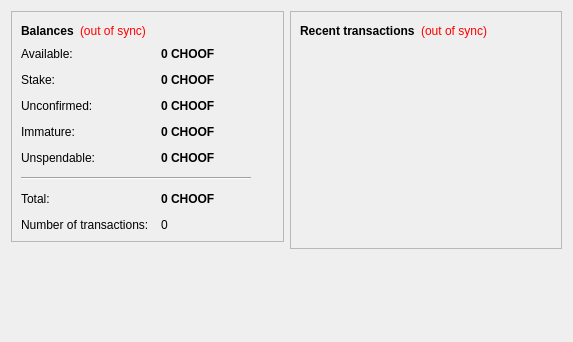
<?xml version="1.0" encoding="UTF-8"?>
<ui version="4.0">
 <class>OverviewPage</class>
 <widget class="QWidget" name="OverviewPage">
  <property name="geometry">
   <rect>
    <x>0</x>
    <y>0</y>
    <width>573</width>
    <height>342</height>
   </rect>
  </property>
  <property name="windowTitle">
   <string>Form</string>
  </property>
  <layout class="QHBoxLayout" name="horizontalLayout" stretch="1,1">
   <item>
    <layout class="QVBoxLayout" name="verticalLayout_2">
     <item>
      <widget class="QFrame" name="frame">
       <property name="frameShape">
        <enum>QFrame::StyledPanel</enum>
       </property>
       <property name="frameShadow">
        <enum>QFrame::Raised</enum>
       </property>
       <layout class="QVBoxLayout" name="verticalLayout_4">
        <item>
         <layout class="QHBoxLayout" name="horizontalLayout_4">
          <item>
           <widget class="QLabel" name="label_5">
            <property name="font">
             <font>
              <weight>75</weight>
              <bold>true</bold>
             </font>
            </property>
            <property name="text">
             <string>Balances</string>
            </property>
           </widget>
          </item>
          <item>
           <widget class="QLabel" name="labelWalletStatus">
            <property name="toolTip">
             <string>The displayed information may be out of date. Your wallet automatically synchronizes with the ChoofCoin network after a connection is established, but this process has not completed yet.</string>
            </property>
            <property name="styleSheet">
             <string notr="true">QLabel { color: red; }</string>
            </property>
            <property name="text">
             <string notr="true">(out of sync)</string>
            </property>
            <property name="alignment">
             <set>Qt::AlignLeading|Qt::AlignLeft|Qt::AlignVCenter</set>
            </property>
           </widget>
          </item>
          <item>
           <spacer name="horizontalSpacer_2">
            <property name="orientation">
             <enum>Qt::Horizontal</enum>
            </property>
            <property name="sizeHint" stdset="0">
             <size>
              <width>40</width>
              <height>20</height>
             </size>
            </property>
           </spacer>
          </item>
         </layout>
        </item>
        <item>
         <layout class="QFormLayout" name="formLayout_2">
          <property name="fieldGrowthPolicy">
           <enum>QFormLayout::AllNonFixedFieldsGrow</enum>
          </property>
          <property name="horizontalSpacing">
           <number>12</number>
          </property>
          <property name="verticalSpacing">
           <number>12</number>
          </property>
          <item row="0" column="0">
           <widget class="QLabel" name="labelAvailableText">
            <property name="toolTip">
             <string>Your current available balance</string>
            </property>
            <property name="text">
             <string>Available:</string>
            </property>
           </widget>
          </item>
          <item row="0" column="1">
           <widget class="QLabel" name="labelAvailable">
            <property name="font">
             <font>
              <weight>75</weight>
              <bold>true</bold>
             </font>
            </property>
            <property name="cursor">
             <cursorShape>IBeamCursor</cursorShape>
            </property>
            <property name="toolTip">
             <string>Your current available balance</string>
            </property>
            <property name="text">
             <string notr="true">0 CHOOF</string>
            </property>
            <property name="alignment">
             <set>Qt::AlignLeading|Qt::AlignLeft|Qt::AlignVCenter</set>
            </property>
            <property name="textInteractionFlags">
             <set>Qt::LinksAccessibleByMouse|Qt::TextSelectableByKeyboard|Qt::TextSelectableByMouse</set>
            </property>
           </widget>
          </item>
          <item row="1" column="0">
           <widget class="QLabel" name="label_6">
            <property name="toolTip">
             <string>Total of coins that was staked, and do not yet count toward the current balance</string>
            </property>
            <property name="text">
             <string>Stake:</string>
            </property>
           </widget>
          </item>
          <item row="1" column="1">
           <widget class="QLabel" name="labelStake">
            <property name="font">
             <font>
              <weight>75</weight>
              <bold>true</bold>
             </font>
            </property>
            <property name="cursor">
             <cursorShape>IBeamCursor</cursorShape>
            </property>
            <property name="toolTip">
             <string>Total of coins that was staked, and do not yet count toward the current balance</string>
            </property>
            <property name="text">
             <string notr="true">0 CHOOF</string>
            </property>
            <property name="alignment">
             <set>Qt::AlignLeading|Qt::AlignLeft|Qt::AlignVCenter</set>
            </property>
            <property name="textInteractionFlags">
             <set>Qt::LinksAccessibleByMouse|Qt::TextSelectableByKeyboard|Qt::TextSelectableByMouse</set>
            </property>
           </widget>
          </item>
          <item row="2" column="0">
           <widget class="QLabel" name="label_3">
            <property name="toolTip">
             <string>Total of transactions that have yet to be confirmed, and do not yet count toward the current balance</string>
            </property>
            <property name="text">
             <string>Unconfirmed:</string>
            </property>
           </widget>
          </item>
          <item row="2" column="1">
           <widget class="QLabel" name="labelUnconfirmed">
            <property name="font">
             <font>
              <weight>75</weight>
              <bold>true</bold>
             </font>
            </property>
            <property name="cursor">
             <cursorShape>IBeamCursor</cursorShape>
            </property>
            <property name="toolTip">
             <string>Total of transactions that have yet to be confirmed, and do not yet count toward the current balance</string>
            </property>
            <property name="text">
             <string notr="true">0 CHOOF</string>
            </property>
            <property name="alignment">
             <set>Qt::AlignLeading|Qt::AlignLeft|Qt::AlignVCenter</set>
            </property>
            <property name="textInteractionFlags">
             <set>Qt::LinksAccessibleByMouse|Qt::TextSelectableByKeyboard|Qt::TextSelectableByMouse</set>
            </property>
           </widget>
          </item>
          <item row="3" column="0">
           <widget class="QLabel" name="labelImmatureText">
            <property name="toolTip">
             <string>Mined balance that has not yet matured</string>
            </property>
            <property name="text">
             <string>Immature:</string>
            </property>
           </widget>
          </item>
          <item row="3" column="1">
           <widget class="QLabel" name="labelImmature">
            <property name="font">
             <font>
              <weight>75</weight>
              <bold>true</bold>
             </font>
            </property>
            <property name="toolTip">
             <string>Mined balance that has not yet matured</string>
            </property>
            <property name="text">
             <string notr="true">0 CHOOF</string>
            </property>
            <property name="alignment">
             <set>Qt::AlignLeading|Qt::AlignLeft|Qt::AlignVCenter</set>
            </property>
            <property name="textInteractionFlags">
             <set>Qt::LinksAccessibleByMouse|Qt::TextSelectableByKeyboard|Qt::TextSelectableByMouse</set>
            </property>
           </widget>
          </item>
          <item row="4" column="0">
           <widget class="QLabel" name="labelBalanceWatchOnlyText">
            <property name="toolTip">
             <string>Your unspendable balance</string>
            </property>
            <property name="text">
             <string>Unspendable:</string>
            </property>
           </widget>
          </item>
          <item row="4" column="1">
           <widget class="QLabel" name="labelBalanceWatchOnly">
            <property name="font">
             <font>
              <weight>75</weight>
              <bold>true</bold>
             </font>
            </property>
            <property name="cursor">
             <cursorShape>IBeamCursor</cursorShape>
            </property>
            <property name="toolTip">
             <string>Your unspendable balance</string>
            </property>
            <property name="text">
             <string notr="true">0 CHOOF</string>
            </property>
            <property name="alignment">
             <set>Qt::AlignLeading|Qt::AlignLeft|Qt::AlignVCenter</set>
            </property>
            <property name="textInteractionFlags">
             <set>Qt::LinksAccessibleByMouse|Qt::TextSelectableByKeyboard|Qt::TextSelectableByMouse</set>
            </property>
           </widget>
          </item>
          <item row="5" column="0" colspan="2">
           <widget class="Line" name="line">
            <property name="maximumSize">
             <size>
              <width>230</width>
              <height>16777215</height>
             </size>
            </property>
            <property name="orientation">
             <enum>Qt::Horizontal</enum>
            </property>
           </widget>
          </item>
          <item row="6" column="0">
           <widget class="QLabel" name="labelTotalText">
            <property name="toolTip">
             <string>Your current total balance</string>
            </property>
            <property name="text">
             <string>Total:</string>
            </property>
           </widget>
          </item>
          <item row="6" column="1">
           <widget class="QLabel" name="labelTotal">
            <property name="font">
             <font>
              <weight>75</weight>
              <bold>true</bold>
             </font>
            </property>
            <property name="toolTip">
             <string>Your current total balance</string>
            </property>
            <property name="text">
             <string notr="true">0 CHOOF</string>
            </property>
            <property name="alignment">
             <set>Qt::AlignLeading|Qt::AlignLeft|Qt::AlignVCenter</set>
            </property>
            <property name="textInteractionFlags">
             <set>Qt::LinksAccessibleByMouse|Qt::TextSelectableByKeyboard|Qt::TextSelectableByMouse</set>
            </property>
           </widget>
          </item>
          <item row="7" column="0">
           <widget class="QLabel" name="label_2">
            <property name="toolTip">
             <string>Total number of transactions in wallet</string>
            </property>
            <property name="text">
             <string>Number of transactions:</string>
            </property>
           </widget>
          </item>
          <item row="7" column="1">
           <widget class="QLabel" name="labelNumTransactions">
            <property name="toolTip">
             <string>Total number of transactions in wallet</string>
            </property>
            <property name="text">
             <string notr="true">0</string>
            </property>
           </widget>
          </item>
         </layout>
        </item>
       </layout>
      </widget>
     </item>
     <item>
      <spacer name="verticalSpacer">
       <property name="orientation">
        <enum>Qt::Vertical</enum>
       </property>
       <property name="sizeHint" stdset="0">
        <size>
         <width>20</width>
         <height>40</height>
        </size>
       </property>
      </spacer>
     </item>
    </layout>
   </item>
   <item>
    <layout class="QVBoxLayout" name="verticalLayout_3">
     <item>
      <widget class="QFrame" name="frame_2">
       <property name="frameShape">
        <enum>QFrame::StyledPanel</enum>
       </property>
       <property name="frameShadow">
        <enum>QFrame::Raised</enum>
       </property>
       <layout class="QVBoxLayout" name="verticalLayout">
        <item>
         <layout class="QHBoxLayout" name="horizontalLayout_2">
          <item>
           <widget class="QLabel" name="label_4">
            <property name="text">
             <string>&lt;b&gt;Recent transactions&lt;/b&gt;</string>
            </property>
           </widget>
          </item>
          <item>
           <widget class="QLabel" name="labelTransactionsStatus">
            <property name="toolTip">
             <string>The displayed information may be out of date. Your wallet automatically synchronizes with the ChoofCoin network after a connection is established, but this process has not completed yet.</string>
            </property>
            <property name="styleSheet">
             <string notr="true">QLabel { color: red; }</string>
            </property>
            <property name="text">
             <string notr="true">(out of sync)</string>
            </property>
            <property name="alignment">
             <set>Qt::AlignRight|Qt::AlignTrailing|Qt::AlignVCenter</set>
            </property>
           </widget>
          </item>
          <item>
           <spacer name="horizontalSpacer">
            <property name="orientation">
             <enum>Qt::Horizontal</enum>
            </property>
            <property name="sizeHint" stdset="0">
             <size>
              <width>40</width>
              <height>20</height>
             </size>
            </property>
           </spacer>
          </item>
         </layout>
        </item>
        <item>
         <widget class="QListView" name="listTransactions">
          <property name="styleSheet">
           <string notr="true">QListView { background: transparent; }</string>
          </property>
          <property name="frameShape">
           <enum>QFrame::NoFrame</enum>
          </property>
          <property name="verticalScrollBarPolicy">
           <enum>Qt::ScrollBarAlwaysOff</enum>
          </property>
          <property name="horizontalScrollBarPolicy">
           <enum>Qt::ScrollBarAlwaysOff</enum>
          </property>
          <property name="selectionMode">
           <enum>QAbstractItemView::NoSelection</enum>
          </property>
         </widget>
        </item>
       </layout>
      </widget>
     </item>
     <item>
      <spacer name="verticalSpacer_2">
       <property name="orientation">
        <enum>Qt::Vertical</enum>
       </property>
       <property name="sizeHint" stdset="0">
        <size>
         <width>20</width>
         <height>40</height>
        </size>
       </property>
      </spacer>
     </item>
    </layout>
   </item>
  </layout>
 </widget>
 <resources/>
 <connections/>
</ui>
